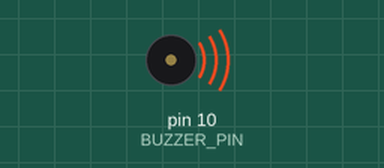
Bench run of a sketch on a simulated Arduino Uno, built with avr-gcc and run on an emulated ATmega328P. On the bench: buzzer (waves = sounding, pin HIGH).

Above: at 0.2 s.
Timing chart, 0 to 3.0 s (numbered marks = the images above):
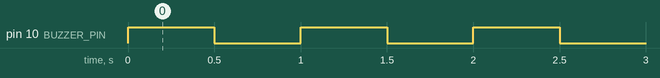

The sketch:

buzzer.ino
```cpp
const int BUZZER_PIN = 10;

void setup() {
  pinMode(BUZZER_PIN, OUTPUT);
}

void loop() {
  digitalWrite(BUZZER_PIN, HIGH);
  delay(500);
  digitalWrite(BUZZER_PIN, LOW);
  delay(500);
}
```

Measured:
- by itself, pin 10 (BUZZER_PIN): alternates HIGH for 0.50 s and LOW for 0.50 s
